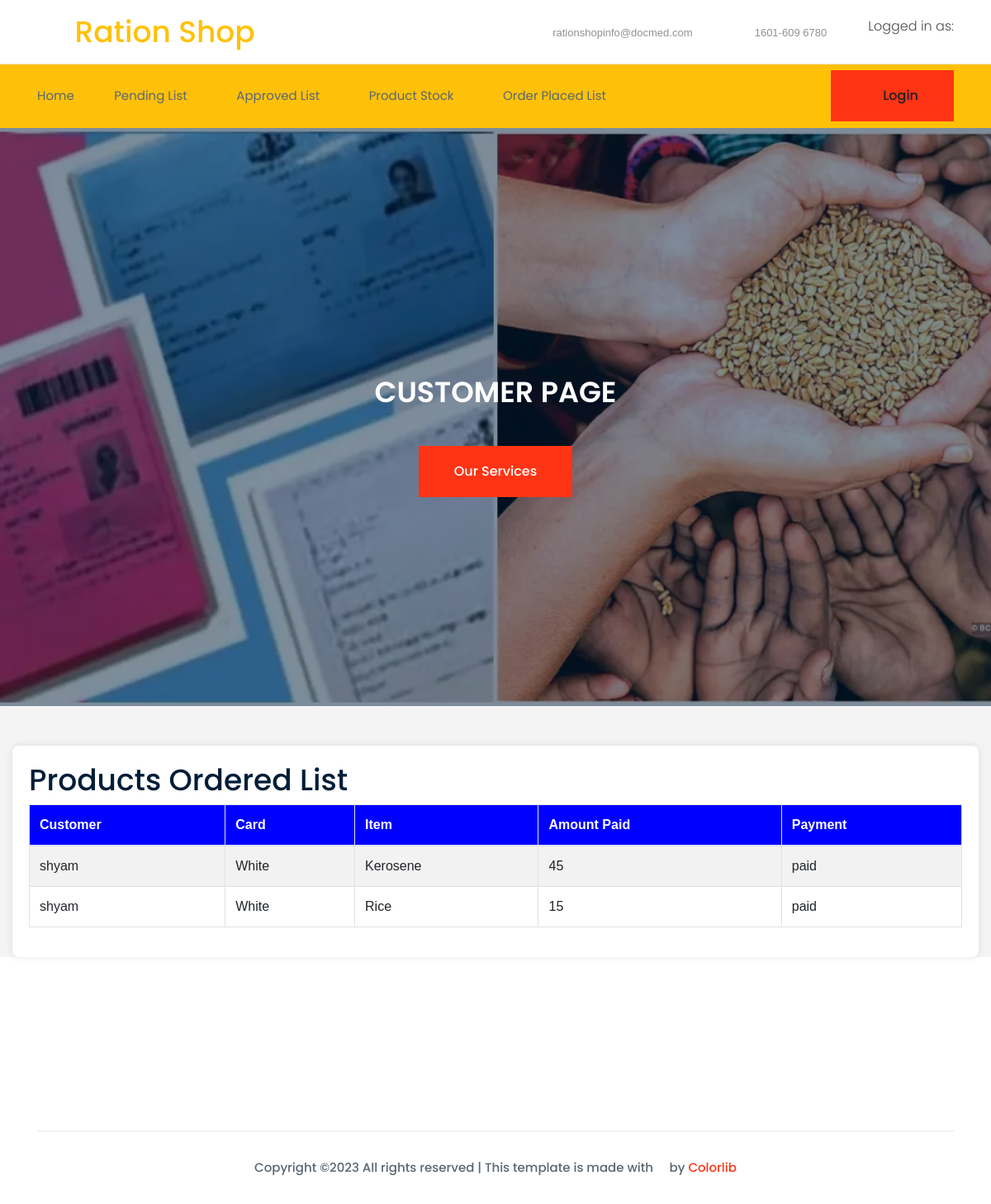
The app's page /shop/order_placed with its own data.
### ration_shop_app/models.py (models this page shows)
class Cart(models.Model):
    cust = models.ForeignKey(Customer,on_delete=models.CASCADE,null=True)
    product = models.ForeignKey(Product,on_delete=models.CASCADE,null=True)
    payment = models.CharField(max_length=30,null=True)
    status = models.CharField(max_length=30,null=True)
    amount=models.CharField(max_length=30,null=True)
    quantity = models.CharField(max_length=1000, null=True)

class Customer(models.Model):
    user = models.ForeignKey(User, on_delete=models.CASCADE,null=True)
    item = models.ForeignKey(Product, on_delete=models.CASCADE,null=True)
    card = models.ForeignKey(Card, on_delete=models.CASCADE,null=True)
    card_number = models.CharField(max_length=11, null=True)
    contact = models.CharField(max_length=15, null=True)
    email = models.CharField(max_length=100, null=True)
    address = models.CharField(max_length=100, null=True)
    location = models.CharField(max_length=100, null=True)
    total_quantity=models.CharField(max_length=100, null=True)

class Product(models.Model):
    card = models.ForeignKey(Card, on_delete=models.CASCADE,null=True)
    item = models.ForeignKey(Product_Item, on_delete=models.CASCADE,null=True)
    quantity = models.CharField(max_length=1000, null=True)
    arrived = models.DateField( auto_now_add=False, null=True)
    amount = models.CharField(max_length=100, null=True)
    status = models.CharField(max_length=100, null=True)

class Card(models.Model):
    card = models.CharField(max_length=20, null=True)
    allowed_quantity=models.CharField(max_length=100, null=True)
    status = models.CharField(max_length=100, null=True)

class Product_Item(models.Model):
    item = models.CharField(max_length=20, null=True)
    status = models.CharField(max_length=100, null=True)

### ration_shop_app/shop_views.py (the view)
# urls.py: path('order_placed',View_confirmed_order.as_view())
class View_confirmed_order(TemplateView):
    template_name = 'shop/view_order_placed.html'
    def get_context_data(self, **kwargs):
        pro = Cart.objects.filter(payment='paid')
        context = {
            'pro': pro,
        }
        return context

### templates/shop/view_order_placed.html (shortened to what this page needs)
{% extends 'shop/base.html' %}
{% load static %}
{% block content %}
    <div class="slider_area">
        <div class="single_slider d-flex align-items-center slider_bg_1">
            <div class="container">
                <div class="row align-items-center justify-content-center">
                    <div class="col-xl-8">
                        <div class="slider_text text-center justify-content-center">
                            <h3>CUSTOMER PAGE</h3>
                            <a class="boxed-btn3" href="service.html">Our Services</a>
                        </div>
                    </div>
                </div>
            </div>
        </div>
    </div>
    <br>
    <br>
    <div class="col-xl-12">
        <div id="page-inner">
            <h1>Products Ordered List</h1>
            <table class="table table-bordered table-striped table-hover">
                <thead style="background-color: blue; color: #fff;">
                    <th class="info">Customer</th>
                    <th class="info">Card</th>
                    <th class="info">Item</th>
                    <th class="info">Amount Paid</th>
                    <th class="info">Payment</th>
                </thead>
                {% for i in pro %}
                    <tr>
                        <td>{{ i.cust.user.first_name }}</td>
                        <td>{{ i.product.card.card }}</td>
                        <td>{{ i.product.item.item }}</td>
                        <td>{{ i.amount }}</td>
                        <td>{{ i.payment }}</td>
                    </tr>
                {% endfor %}
            </table>
        </div>
    </div>
{% endblock %}

### templates/shop/view_order_placed.html (style rules this page uses)
body { font-family: 'Arial', sans-serif; background-color: #f4f4f4; }
#page-inner { background-color: #fff; padding: 20px; border-radius: 8px; box-shadow: 0 0 10px rgba(0, 0, 0, 0.1); }
table { width: 100%; margin-bottom: 20px; border-collapse: collapse; }
th, td { padding: 12px; text-align: left; border-bottom: 1px solid #ddd; }
th { font-weight: bold; }

### records on screen
Cart: cust.user.first_name "shyam", product.card.card "White", product.item.item "Kerosene", amount "45", payment "paid"
Cart: cust.user.first_name "shyam", product.card.card "White", product.item.item "Rice", amount "15", payment "paid"
